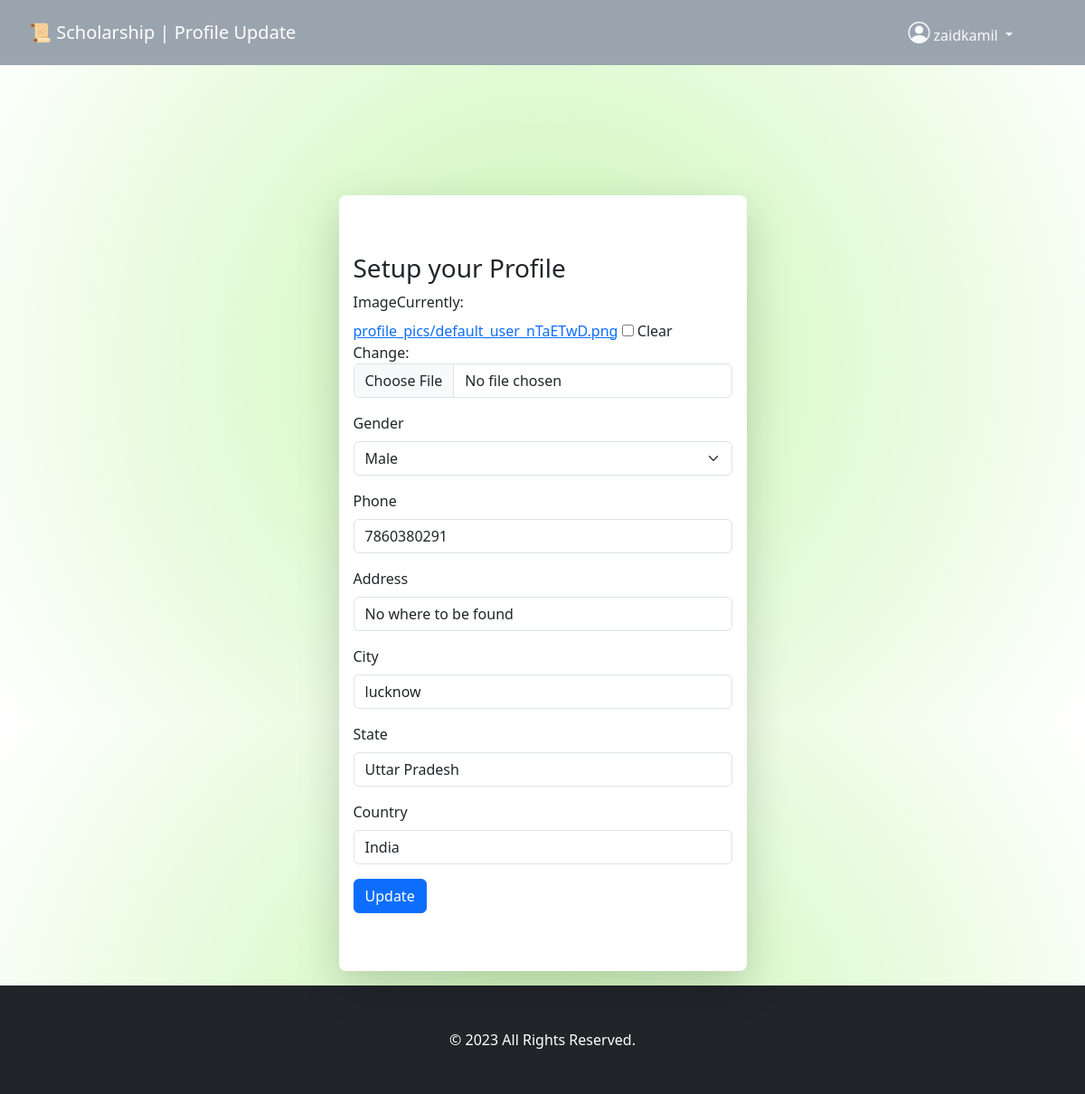
The page /acc/profile/update/ (signed in) on the database its author committed.
### accounts/models.py (models this page shows, shortened)
class Profile(models.Model):
    user = models.OneToOneField(User, on_delete=models.CASCADE)
    image = OptimizedImageField(upload_to='profile_pics', blank=True, null=True, optimized_image_resize_method='thumbnail', optimized_image_output_size=(128, 128))
    gender = models.CharField(choices=(('M', 'Male'), ('F', 'Female')), max_length=1, blank=True, null=True)
    phone = models.CharField(max_length=20, blank=True, null=True)
    address = models.CharField(max_length=100, blank=True, null=True)
    city = models.CharField(max_length=50, blank=True, null=True)
    state = models.CharField(max_length=50, blank=True, null=True)
    country = models.CharField(max_length=50, blank=True, null=True)

### accounts/views.py (the view)
# urls.py: path('profile/update/', profile_update, name='profile_update'),
def profile_update(request):
    if not request.user.is_authenticated:
        messages.error(request, 'You must be logged in to view this page')
        return redirect('login')
    profile = Profile.objects.filter(user=request.user).first()
    form = ProfileForm(request.POST or None, request.FILES or None, instance=profile)
    if form.is_valid():
        form.save()
        messages.success(request, 'Your Profile Updated')
        return redirect('profile')
    ctx = {'form': form, 'title': f'{title} | Profile Update'}
    return render(request, 'accounts/profile_update.html', ctx)

### accounts/forms.py
class ProfileForm(forms.ModelForm):
    class Meta:
        model = Profile
        fields = ['image', 'gender', 'phone', 'address', 'city', 'state', 'country']

### templates/accounts/profile_update.html (shortened to what this page needs)
{% extends 'layout/base.html' %}
{% load django_bootstrap5 %}
{% load static %}
{% block content %}
<div class="container pt-5">
    <div class="row justify-content-center align-items-center 100h pt-5">
        <div class="col-lg-5 ">
            <div class="card mb-3 border-0 rounded-3 shadow-lg mt-5">
                <div class="row g-0">
                    <div class="col-md-12 py-5">
                        <div class="card-body">
                            <h3>Setup your Profile</h3>
                            <form method="POST" enctype="multipart/form-data">
                                {% bootstrap_form form %}
                                {% bootstrap_button "Update" type="submit" %}
                            </form>
                        </div>
                    </div>
                </div>
            </div>
        </div>
    </div>
</div>
{% endblock %}

### templates/partials/navbar.html (shortened to what this page needs)
<nav class="navbar navbar-expand-lg navbar-dark bg-dark p-3">
    <div class="container-fluid px-3">
        <a class="navbar-brand" href="/">
            {{ title }}
        </a>
        <div class="collapse navbar-collapse" id="topbarId">
            <ul class="navbar-nav ms-auto mt-2 mt-lg-0">
                {% if user.is_authenticated %}
                    <div class="dropdown text-start ">
                        <a href="#" class="d-block link-light text-decoration-none dropdown-toggle px-5"
                           data-bs-toggle="dropdown" aria-expanded="false">
                            <i class="bi bi-person-circle h4"></i>
                            <span class="">{{ user.username }}</span>
                        </a>
                    </div>
                {% else %}
                    <li class="nav-item shadow-sm rounded-2 bg-red px-2">
                        <a class="nav-link text-white" href="{% url 'login' %}" title="Sign-In">
                            <i class="bi bi-person-check me-3"></i> Sign-In
                        </a>
                    </li>
                {% endif %}
            </ul>
        </div>
    </div>
</nav>

### templates/accounts/profile_update.html (style rules this page uses)
body { background-color: rgb(44, 41, 39); background-image: radial-gradient(circle, rgb(201, 246, 178) 0%, rgb(255, 255, 255) 100%); height: 100vh; }

### templates/layout/base.html (style rules this page uses)
.navbar { background-color: #9aa4af !important; }
.wrapper { min-height: 100vh; display: grid; grid-template-rows: auto 1fr auto; }

### rows shown on the page
Profile: gender "Male", phone "7860380291", address "No where to be found", city "lucknow", state "Uttar Pradesh", country "India"

### other values the page prints
{{ title }} "📜 Scholarship | Profile Update"
{{ user.username }} "zaidkamil"
